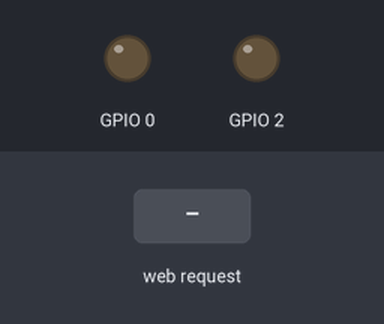
The sketch below on a simulated ESP8266 (NodeMCU). Parts: output pins drawn as LEDs (lit = HIGH). Inputs (shaded band) come from the test bench. What the sketch prints to the serial monitor is not drawn.

Above: at 2.2 s.
2.3 s: HTTP request GET /LEDOn received
At 3.0 s:
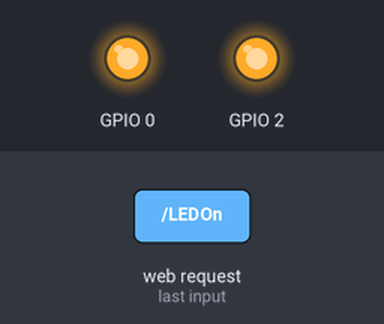
3.8 s: HTTP request GET /LEDOff received
At 4.1 s:
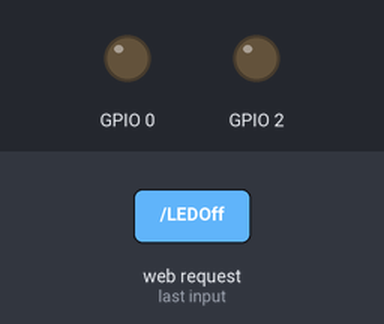
Timing chart, 0 to 6.8 s (numbered marks = the images above; inputs shaded):
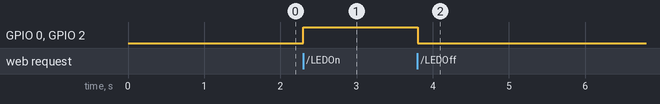

The sketch:

Access-point.ino
```cpp
/*
   NodeMCU/ESP8266 act as AP (Access Point) and simplest Web Server
   to control GPIO (on-board LED)
   Connect to AP "arduino-er", password = "password"
   Open browser, visit 192.168.4.1
*/
#include <ESP8266WiFi.h>
#include <WiFiClient.h>
#include <ESP8266WebServer.h>

const char *ssid = "ESP8266";
const char *password = "12345678";
int stateLED = LOW;

ESP8266WebServer server(80);

void handleRoot() {
  response();
}

void handleLedOn() {
  stateLED = HIGH;
  digitalWrite(0, stateLED);
  digitalWrite(2, stateLED);
  response();
}

void handleLedOff() {
  stateLED = LOW;
  digitalWrite(0, stateLED);
  digitalWrite(2, stateLED);
  response();
}
const String HtmlHtml = "<html><head>"
                        "<BODY align=\"center\">"
                        "<meta name=\"viewport\" content=\"width=device-width, initial-scale=1\" /></head>";
const String HtmlHtmlClose = "</html>";
const String HtmlTitle = "<h1>ESP8266 AP By MinhHaGroup</h1><br/>\n";
const String HtmlLedStateLow = "<big>LED is now <b>OFF</b></big><br/>\n";
const String HtmlLedStateHigh = "<big>LED is now <b>ON</b></big><br/>\n";
const String HtmlButtons =
  "<a href=\"LEDOn\"><button style=\"display: block; width: 100%;\">ON</button></a><br/>"
  "<a href=\"LEDOff\"><button style=\"display: block; width: 100%;\">OFF</button></a><br/>";

void response() {
  String htmlRes = HtmlHtml + HtmlTitle;
  if (stateLED == LOW) {
    htmlRes += HtmlLedStateLow;
  } else {
    htmlRes += HtmlLedStateHigh;
  }

  htmlRes += HtmlButtons;
  htmlRes += HtmlHtmlClose;

  server.send(200, "text/html", htmlRes);
}

void setup() {
  delay(1000);
  Serial.begin(9600);
  Serial.println();

  WiFi.softAP(ssid, password);

  IPAddress apip = WiFi.softAPIP();
  Serial.print("visit: \n");
  Serial.println(apip);
  server.on("/", handleRoot);
  server.on("/LEDOn", handleLedOn);
  server.on("/LEDOff", handleLedOff);
  server.begin();
  Serial.println("HTTP server beginned");
  pinMode(0, OUTPUT);
  digitalWrite(0, stateLED);
  pinMode(2, OUTPUT);
  digitalWrite(2, stateLED);
}

void loop() {
  server.handleClient();
}
```

Measured:
- after the input at 2.3 s, GPIO 0, GPIO 2: LOW → HIGH at once
- after the input at 3.8 s, GPIO 0, GPIO 2: HIGH → LOW at once
